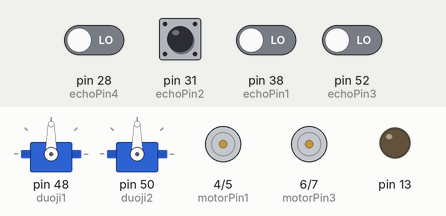
The sketch below on a simulated Arduino Mega 2560, built with avr-gcc and run on an emulated ATmega2560. Shown: 2 × servo, motor-driver pin pairs drawn as motors (green arrow = first pin HIGH = forward, orange = second pin HIGH = backward, longer = more drive, scaled by the enable pin), output pins drawn as LEDs (lit = HIGH). The inputs (shaded band) are chosen by the test bench; at power-on: pin 28 (echoPin4), pin 31 (echoPin2), pin 38 (echoPin1), pin 52 (echoPin3) LOW. Pins used as bus, display or sensor lines are not drawn; what the sketch prints to the serial monitor is not drawn.

Above: at 1.2 s.
1.3 s: pin 31 (echoPin2) pulsed HIGH 2 times (0.12 s each, 0.3 s apart)
At 3.9 s:
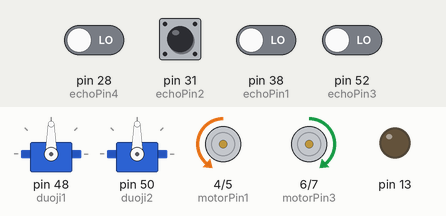
At 4.8 s:
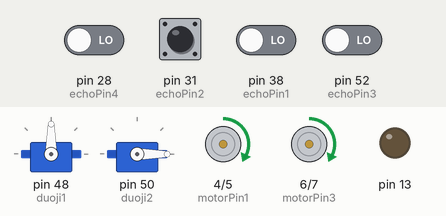
4.9 s: pin 31 (echoPin2) pulsed HIGH 5 times (0.12 s each, 0.3 s apart)
At 8.5 s:
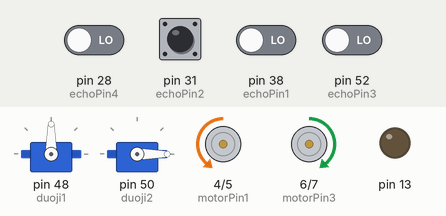
Timing chart, 0 to 10.4 s (numbered marks = the images above; inputs shaded):
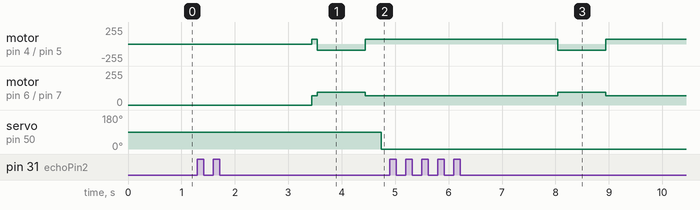

Measured:
- after the input at 1.3 s, motor on pin 4 (motorPin1) / pin 5 (motorPin2), motor on pin 6 (motorPin3) / pin 7 (motorPin4): stopped → forward 70/255 after 2.1 s instead of 2.7 s; servo on pin 50 (duoji2): 90° → 0° after 3.4 s instead of 2.8 s
- after the input at 4.9 s, motor on pin 4 (motorPin1) / pin 5 (motorPin2): forward 70/255 → backward 95/255 after 3.1 s, → forward 70/255 0.90 s later; motor on pin 6 (motorPin3) / pin 7 (motorPin4): forward 70/255 → forward 95/255 after 3.1 s, → forward 70/255 0.90 s later

The sketch:

arduino_control_code.ino
```cpp
#include<Servo.h>

Servo duoji1;
Servo duoji2;


// 定义电机引脚
int ENA = 3;
int motorPin1 = 4;  // 连接到电机的引脚1
int motorPin2 = 5;  // 连接到电机的引脚2
int motorPin3 = 6;  // 连接到电机的引脚3
int motorPin4 = 7;  // 连接到电机的引脚4
int ENB = 8;

int trigPin1=39;//前
int echoPin1=38;

int trigPin2=30;//left
int echoPin2=31;

int trigPin3=53;
int echoPin3=52;//right

int trigPin4=26;
int echoPin4=28;//up

int pin=44;


long duration,cm1,right,left,cm4;

const int vibrationPin = 2;


void setup() {
  // 配置引脚模式
  Serial.begin(9600);
  pinMode(motorPin1, OUTPUT);
  pinMode(motorPin2, OUTPUT);
  pinMode(motorPin3, OUTPUT);
  pinMode(motorPin4, OUTPUT);
  pinMode(ENA, OUTPUT);
  pinMode(ENB, OUTPUT);

  pinMode(trigPin1,OUTPUT);
  pinMode(trigPin2,OUTPUT);
  pinMode(trigPin3,OUTPUT);
  pinMode(trigPin4,OUTPUT);
  pinMode(13,OUTPUT);

  pinMode(vibrationPin, INPUT);

  duoji1.attach(48);
  duoji2.attach(50);
}

void loop() {
digitalWrite(13,LOW);
digitalWrite(trigPin1,LOW);
delayMicroseconds(20000);
digitalWrite(trigPin1,HIGH);
delayMicroseconds(40000);
digitalWrite(trigPin1,LOW);
duration=pulseIn(echoPin1,HIGH);
cm1=(duration/2)/29.1;
Serial.print(cm1);
Serial.print("前：\t");

digitalWrite(trigPin2,LOW);
delayMicroseconds(20000);
digitalWrite(trigPin2,HIGH);
delayMicroseconds(40000);
digitalWrite(trigPin2,LOW);
duration=pulseIn(echoPin2,HIGH);
left=(duration/2)/29.1;
Serial.print(right);
Serial.print("右：\t");//左

digitalWrite(trigPin3,LOW);
delayMicroseconds(20000);
digitalWrite(trigPin3,HIGH);
delayMicroseconds(40000);
digitalWrite(trigPin3,LOW);
duration=pulseIn(echoPin3,HIGH);
right=(duration/2)/29.1;
Serial.print(left);
Serial.print("左：\t");//右

digitalWrite(trigPin4,LOW);
delayMicroseconds(20000);
digitalWrite(trigPin4,HIGH);
delayMicroseconds(40000);
digitalWrite(trigPin4,LOW);
duration=pulseIn(echoPin4,HIGH);
cm4=(duration/2)/29.1;
Serial.print(cm4);
Serial.print("上：\t");//上


if(cm1<=80 && cm4 <= 80 && (cm4-cm1)>=13){
  digitalWrite(13,HIGH);
  setSpeed(0,0);
  delay(5000);
  if(left > right){
  setSpeed(-90, 90);
  delay(1500);
  }else if(left < right) {
  setSpeed(90, -90);
  delay(1500);
  }
}
if(cm1>27){

  setSpeed(70, 70);
  delay(250);
  if(left<right && left<35 && right<35){
    setSpeed(95, -95);
  }else if(left>right && left<35 && right<35){
    setSpeed(-95, 95);
  }
}
else if(cm1<27){
  setSpeed(70,70);
  delay(100);
  if(right-left>20){
  setSpeed(100, -100);
  delay(900);
  setSpeed(70,70);
  delay(300);
  }else if(left-right>20){
  setSpeed(-95, 95);
  delay(900);
  setSpeed(70,70);
  delay(300);
  }else if(cm1<20 &&left <20 && right <20){
  if(left > right){
  setSpeed(-100, 100);
  delay(1500);
  }else if(left < right) {
   setSpeed(100, -100);
  delay(1500);

  }
  }
}

  Serial.println();
duoji2.write(0);
duoji1.write(90);

  // for(int i=0;i<180;i++)
  // {
  //   duoji2.write(i);

  //   delay(10);
  // }
  // for(int i=179;i>=0;i--)
  // {
  //   duoji2.write(i);

  //   delay(10);
  // }
  // for(int i=0;i<90;i++)
  // {

  //   duoji1.write(i);
  //   delay(8);
  // }
  // for(int i=89;i>=0;i--)
  // {

  //   duoji1.write(i);
  //   delay(8);
  // }

}

void setSpeed(int leftSpeed, int rightSpeed){
  if(leftSpeed >= 0){
    digitalWrite(motorPin1, HIGH);
    digitalWrite(motorPin2, LOW);
  }else {
    digitalWrite(motorPin1, LOW);
    digitalWrite(motorPin2, HIGH);
    leftSpeed= -leftSpeed;
  }
    analogWrite(ENA, leftSpeed);
  if(rightSpeed >= 0){
    digitalWrite(motorPin3, HIGH);
    digitalWrite(motorPin4, LOW);
  }else {
    digitalWrite(motorPin3, LOW);
    digitalWrite(motorPin4, HIGH);
    rightSpeed= -rightSpeed;
  }
    analogWrite(ENB, rightSpeed);
}
```
